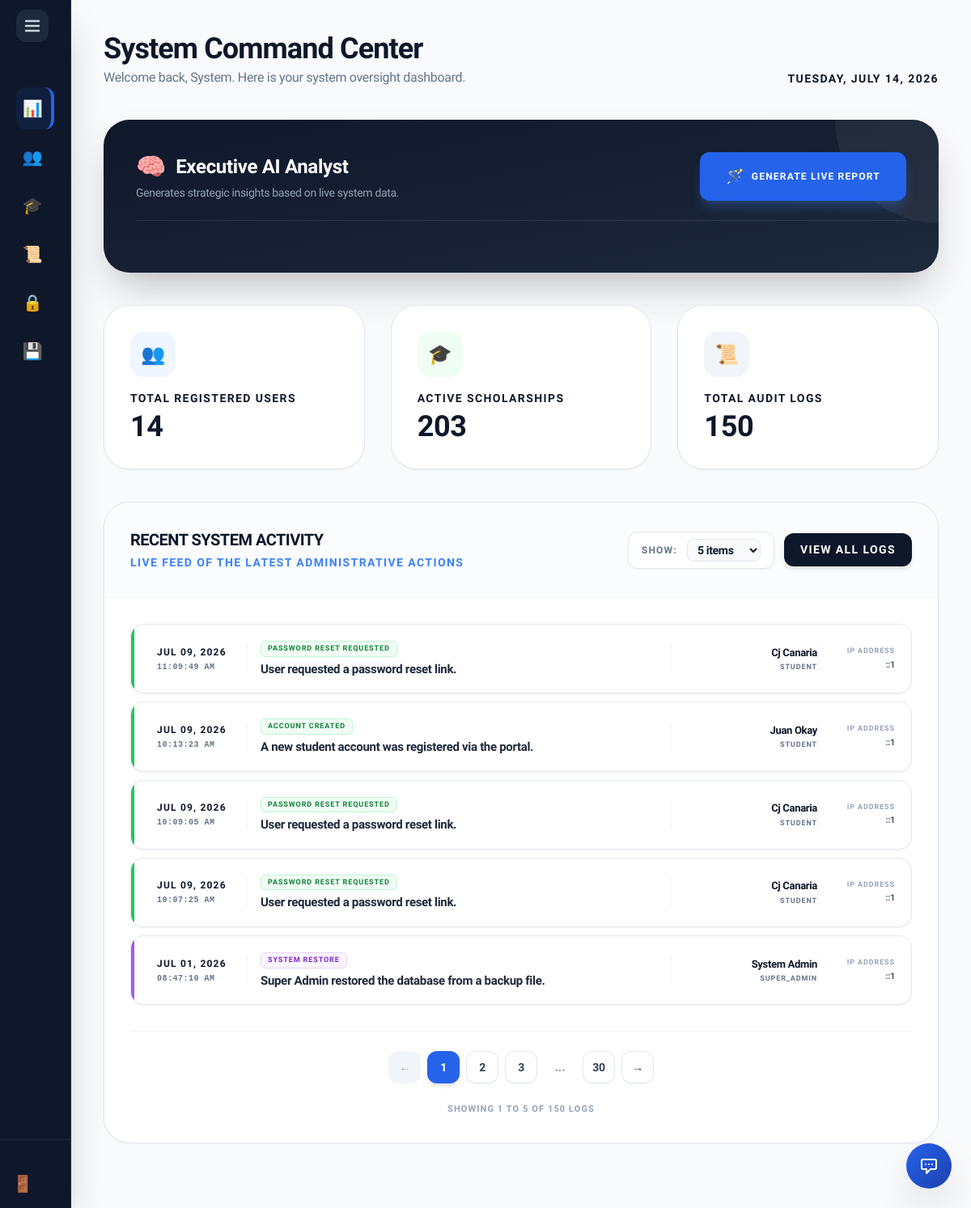
The app's page /super_admin/dashboard.php (signed in), older data.
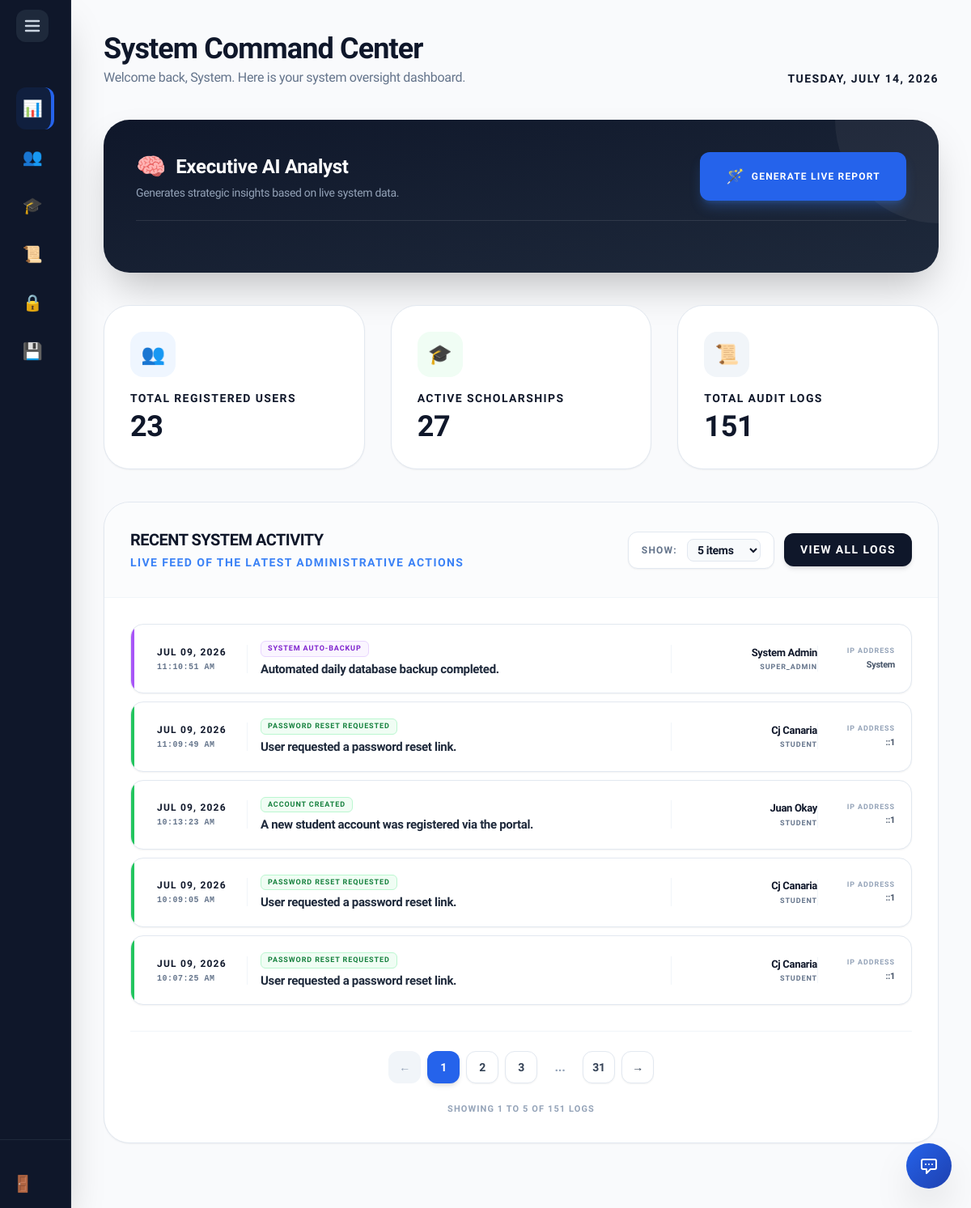
The same page, newer data.
### tables this page shows
CREATE TABLE `audit_log` (
  `AuditID` int(11) NOT NULL AUTO_INCREMENT,
  `UserID` int(11) DEFAULT NULL,
  `ActionPerformed` varchar(255) DEFAULT NULL,
  `ActionDate` timestamp NOT NULL DEFAULT current_timestamp(),
  `Description` text DEFAULT NULL,
  `IPAddress` varchar(45) DEFAULT NULL,
  PRIMARY KEY (`AuditID`)
);

CREATE TABLE `users` (
  `UserID` int(11) NOT NULL AUTO_INCREMENT,
  `Username` varchar(50) NOT NULL,
  `Email` varchar(100) NOT NULL,
  `PasswordHash` varchar(255) NOT NULL,
  `FirstName` varchar(100) NOT NULL,
  `LastName` varchar(100) NOT NULL,
  `Role` enum('Student','Internal_Admin','External_Admin','Super_Admin') DEFAULT 'Student',
  `AccountStatus` varchar(20) DEFAULT 'Active',
  `StudentID_Num` varchar(50) DEFAULT NULL,
  `YearLevel` varchar(50) DEFAULT NULL,
  `GPA` decimal(4,2) DEFAULT NULL,
  `Major` varchar(100) DEFAULT NULL,
  `ProgramID` int(11) DEFAULT NULL,
  `Department` varchar(100) DEFAULT NULL,
  `Organization` varchar(100) DEFAULT NULL,
  `ContactNumber` varchar(20) DEFAULT NULL,
  `DateOfBirth` date DEFAULT NULL,
  `ProfilePicture` varchar(255) DEFAULT NULL,
  `ResetToken` varchar(255) DEFAULT NULL,
  `ResetTokenExpire` datetime DEFAULT NULL,
  `Gender` varchar(20) NOT NULL DEFAULT 'Not Specified',
  PRIMARY KEY (`UserID`),
  UNIQUE KEY `Username` (`Username`),
  UNIQUE KEY `Email` (`Email`)
);

### includes/sidebar_logic.php (called while the page is built)
<?php
if (!function_exists('getSidebarClass')) {
    function getSidebarClass($pageName) {
        $currentPage = basename($_SERVER['PHP_SELF']);
        if ($currentPage === $pageName) {
            return 'bg-blue-600/10 text-blue-500 border-r-4 border-blue-600';
        }
        return 'text-slate-400 hover:bg-slate-800 hover:text-white';
    }
}
?>

### super_admin/dashboard.php (the view, shortened to what the changed rows need)
<?php
include '../includes/db_connect.php';
include '../includes/header.php';
include '../includes/super_sidebar.php';
$totalUsers = 0;
$activePrograms = 0;
$totalLogs = 0;
$recentLogs = [];
try {
    $totalUsers = $pdo->query("SELECT COUNT(*) FROM users")->fetchColumn();
    $activePrograms = $pdo->query("SELECT COUNT(*) FROM scholarship WHERE Status = 'Active'")->fetchColumn();
    $totalLogs = $pdo->query("SELECT COUNT(*) FROM audit_log")->fetchColumn();
    $log_stmt = $pdo->query("
        SELECT al.AuditID, al.ActionPerformed, al.ActionDate, al.Description, al.IPAddress,
               u.FirstName, u.LastName, u.Role, u.Username
        FROM audit_log al
        LEFT JOIN users u ON al.UserID = u.UserID
        ORDER BY al.ActionDate DESC
        LIMIT 500
    ");
    $recentLogs = $log_stmt->fetchAll(PDO::FETCH_ASSOC);
} catch (PDOException $e) {
    error_log("Super Admin Dashboard Error: " . $e->getMessage());
}
?>
<main class="flex-1 p-5 lg:p-10 lg:ml-72 bg-slate-50/50 min-h-screen transition-all duration-300">
    <header class="mb-10 flex flex-col md:flex-row md:items-end justify-between gap-4">
        <div>
            <h2 class="text-3xl lg:text-4xl font-black text-slate-900 tracking-tight">System Command Center</h2>
        </div>
    </header>
    <div class="grid grid-cols-1 md:grid-cols-3 gap-6 lg:gap-8 mb-10">
        <a href="users.php" class="bg-white p-8 rounded-[2rem] border border-slate-200 shadow-sm transition-all hover:-translate-y-1 hover:border-blue-400 hover:shadow-xl hover:shadow-blue-500/5 group block relative overflow-hidden">
            <div class="flex items-center justify-between mb-4">
                <div class="w-14 h-14 bg-blue-50 text-blue-600 rounded-2xl flex items-center justify-center text-2xl group-hover:bg-blue-600 group-hover:text-white transition-all">👥</div>
            </div>
            <p class="text-[14px] font-black text-slate-900 uppercase tracking-widest mb-1 group-hover:text-blue-500 transition-colors">Total Registered Users</p>
            <p class="text-4xl font-black text-slate-900"><?= number_format($totalUsers) ?></p>
        </a>
        <a href="programs.php" class="bg-white p-8 rounded-[2rem] border border-slate-200 shadow-sm transition-all hover:-translate-y-1 hover:border-green-400 hover:shadow-xl hover:shadow-green-500/5 group block relative overflow-hidden">
            <div class="flex items-center justify-between mb-4">
                <div class="w-14 h-14 bg-green-50 text-green-600 rounded-2xl flex items-center justify-center text-2xl group-hover:bg-green-600 group-hover:text-white transition-all">🎓</div>
            </div>
            <p class="text-[14px] font-black text-slate-900 uppercase tracking-widest mb-1 group-hover:text-green-500 transition-colors">Active Scholarships</p>
            <p class="text-4xl font-black text-slate-900"><?= number_format($activePrograms) ?></p>
        </a>
        <a href="logs.php" class="bg-white p-8 rounded-[2rem] border border-slate-200 shadow-sm transition-all hover:-translate-y-1 hover:border-slate-900 hover:shadow-xl hover:shadow-slate-900/5 group block relative overflow-hidden">
            <div class="flex items-center justify-between mb-4">
                <div class="w-14 h-14 bg-slate-100 text-slate-600 rounded-2xl flex items-center justify-center text-2xl group-hover:bg-slate-900 group-hover:text-white transition-all">📜</div>
            </div>
            <p class="text-[14px] font-black text-slate-900 uppercase tracking-widest mb-1 group-hover:text-slate-900 transition-colors">Total Audit Logs</p>
            <p class="text-4xl font-black text-slate-900"><?= number_format($totalLogs) ?></p>
        </a>
    </div>
    <div class="bg-white rounded-[2rem] border border-slate-200 shadow-sm overflow-hidden mb-10" id="dashboardTableArea">
        <div class="p-6 lg:p-8">
            <div id="dashboardGrid" class="flex flex-col gap-2.5">
                <?php foreach($recentLogs as $log):
                    $roleClass = 'bg-slate-50 text-slate-600 border-slate-200';
                    $borderClass = 'bg-slate-400';
                    if ($log['Role'] === 'Super_Admin') { $roleClass = 'bg-purple-50 text-purple-700 border-purple-200'; $borderClass = 'bg-purple-500'; }
                    if ($log['Role'] === 'Internal_Admin') { $roleClass = 'bg-blue-50 text-blue-700 border-blue-200'; $borderClass = 'bg-blue-500'; }
                    if ($log['Role'] === 'External_Admin') { $roleClass = 'bg-orange-50 text-orange-700 border-orange-200'; $borderClass = 'bg-orange-500'; }
                    if ($log['Role'] === 'Student') { $roleClass = 'bg-green-50 text-green-700 border-green-200'; $borderClass = 'bg-green-500'; }
                ?>
                <div class="dashboard-card bg-white rounded-2xl border border-slate-200 shadow-sm hover:shadow-md hover:border-blue-300 transition-all flex flex-col lg:flex-row items-start lg:items-center justify-between p-4 sm:p-5 relative overflow-hidden group">
                    <div class="absolute top-0 left-0 w-1 h-full <?= $borderClass ?>"></div>
                    <div class="flex gap-4 items-center flex-1 min-w-0 pl-3 w-full lg:w-auto">
                        <div class="shrink-0 w-24 lg:w-28 border-r border-slate-100 pr-3 lg:pr-4 hidden sm:block">
                            <p class="text-[11px] lg:text-[12px] font-black text-slate-900 uppercase tracking-widest"><?= date('M d, Y', strtotime($log['ActionDate'])) ?></p>
                            <p class="text-[10px] font-black text-slate-500 font-mono tracking-wider mt-0.5"><?= date('h:i:s A', strtotime($log['ActionDate'])) ?></p>
                        </div>
                        <div class="flex-1 min-w-0 pr-2">
                            <div class="flex items-center gap-2 mb-1.5 flex-wrap">
                                <span class="<?= $roleClass ?> px-2 py-0.5 rounded-md font-black text-[9px] uppercase tracking-widest border shrink-0">
                                    <?= htmlspecialchars($log['ActionPerformed']) ?>
                                </span>
                            </div>
                            <p class="text-sm lg:text-[15px] font-bold text-slate-800 leading-tight truncate" title="<?= htmlspecialchars($log['Description']) ?>">
                                <?= htmlspecialchars($log['Description']) ?>
                            </p>
                        </div>
                    </div>
                    <div class="flex items-center justify-between w-full lg:w-auto shrink-0 mt-3 lg:mt-0 border-t lg:border-t-0 lg:border-l border-slate-100 pt-3 lg:pt-0 lg:pl-5 pl-3 sm:pl-4">
                        <div class="text-left lg:text-right w-40 flex-1 lg:flex-none">
                            <p class="text-[13px] font-black text-slate-900 truncate">
                                <?= $log['FirstName'] ? htmlspecialchars($log['FirstName'] . ' ' . $log['LastName']) : 'System / Unknown' ?>
                            </p>
                            <p class="text-[9px] font-black text-slate-500 uppercase tracking-widest mt-0.5">
                                <?= htmlspecialchars($log['Role'] ?? 'Automated') ?>
                            </p>
                        </div>
                        <div class="text-right w-24 shrink-0 border-l border-slate-100 pl-4 lg:pl-5 ml-2 lg:ml-0 hidden sm:block">
                            <p class="text-[9px] font-bold text-slate-400 uppercase tracking-widest mb-0.5">IP Address</p>
                            <p class="text-[11px] font-black text-slate-600 truncate"><?= htmlspecialchars($log['IPAddress'] ?? 'Hidden') ?></p>
                        </div>
                    </div>
                </div>
                <?php endforeach; ?>
            </div>
        </div>
    </div>
</main>
<?php include '../includes/footer.php'; ?>

### includes/super_sidebar.php (shortened to what the changed rows need)
<?php include 'sidebar_logic.php'; ?>
<aside id="main-sidebar" class="fixed left-0 top-0 h-full w-72 bg-slate-900 text-white py-6 z-[999] flex flex-col border-r border-slate-800 shadow-2xl transition-all duration-300 overflow-hidden">
    <nav class="space-y-2 flex-1 px-3">
        <?php
        $nav_items = [
            ['dashboard.php', '📊', 'Dashboard'],
            ['users.php',     '👥', 'Users'],
            ['programs.php',  '🎓', 'Programs'],
            ['logs.php',      '📜', 'Logs'],
            ['security.php',  '🔒', 'Security'],
            ['database.php',  '💾', 'Database']
        ];
        foreach ($nav_items as $item):
            $active = getSidebarClass($item[0]);
        ?>
            <a href="<?= $item[0] ?>" class="nav-link flex items-center gap-3 px-2 py-3 rounded-xl font-bold text-md <?= $active ?> whitespace-nowrap group">
                <span class="w-10 flex justify-center text-xl shrink-0 group-hover:scale-110 transition-transform"><?= $item[1] ?></span>
            </a>
        <?php endforeach; ?>
    </nav>
</aside>

Row changes from the older to the newer data that the page shows:
no longer on this page (row unchanged): audit_log: ActionDate "JUL 01, 2026", ActionDate "08:47:10 AM", ActionPerformed "SYSTEM RESTORE", Description "Super Admin restored the database from a backup file.", UserID.LastName "System Admin", UserID.Role "SUPER_ADMIN", IPAddress "::1"
added audit_log: ActionDate "JUL 09, 2026", ActionDate "11:10:51 AM", ActionPerformed "SYSTEM AUTO-BACKUP", Description "Automated daily database backup completed.", UserID.LastName "System Admin", UserID.Role "SUPER_ADMIN", IPAddress "System"
Text that changed along with them:
$totalUsers: "14" → "23"
$activePrograms: "203" → "27"
$totalLogs: "150" → "151"
